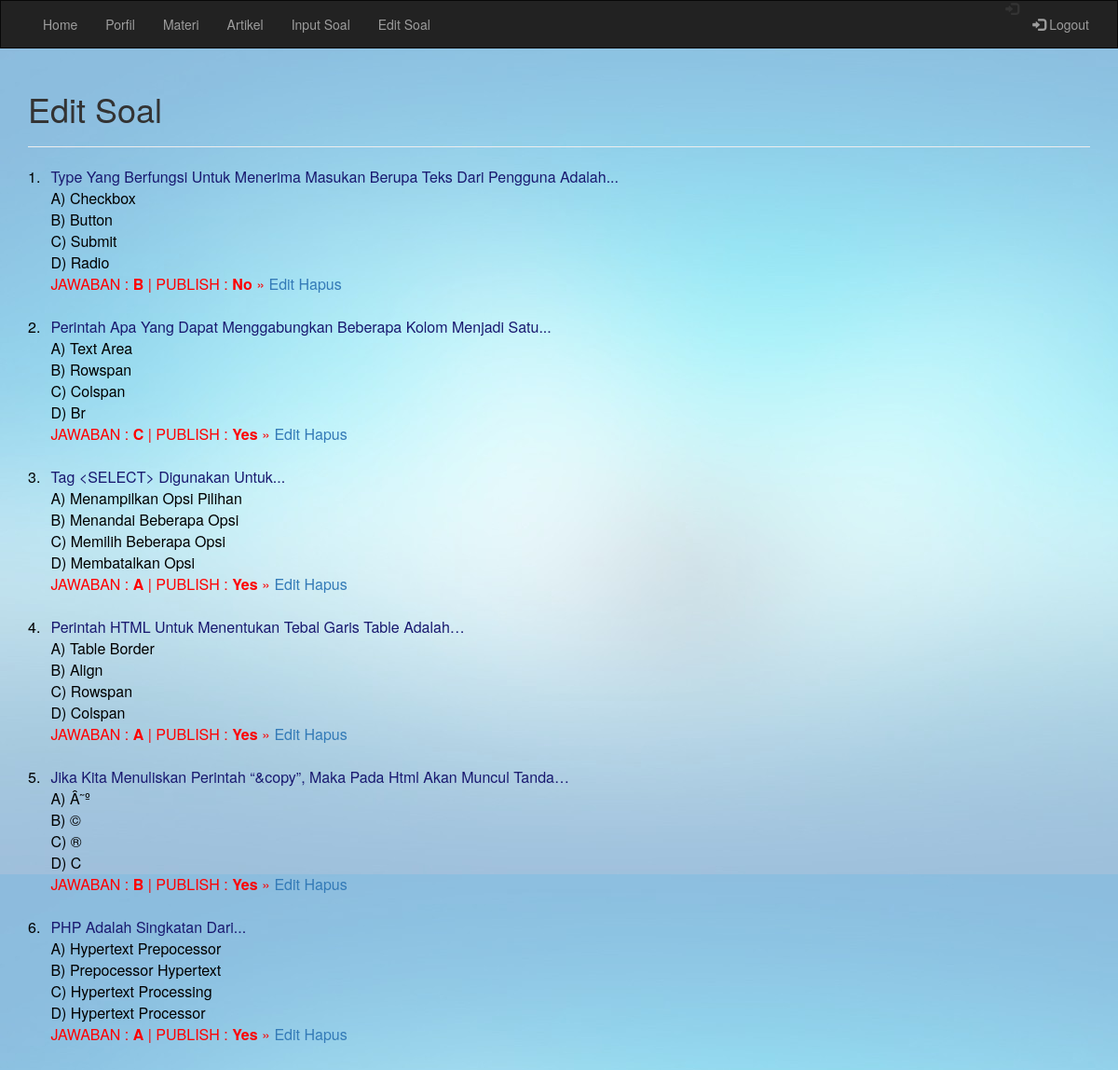
The page /input.php?page=view (signed in) on the database its author committed.
### tables this page shows
CREATE TABLE IF NOT EXISTS `tabel_soal` (
  `id_soal` int(4) NOT NULL,
  `pertanyaan` varchar(100) NOT NULL,
  `pilihan_a` varchar(100) NOT NULL,
  `pilihan_b` varchar(100) NOT NULL,
  `pilihan_c` varchar(100) NOT NULL,
  `pilihan_d` varchar(100) NOT NULL,
  `jawaban` varchar(100) NOT NULL,
  `publish` enum('yes','no') NOT NULL,
  `tipe` int(1) NOT NULL
);

### view.php (the view, shortened to what this page needs)
<div>
        <h1>Edit Soal</h1> <hr>
<?php
		include "koneksi.php";
		$query=("select * from tabel_soal order by tipe asc");
		$hasil = mysqli_query($kon, $query);
?>
		<table width="100%">
<?php
		$no=0;
		while($row=mysqli_fetch_array($hasil)){
?>
			<tr>
           		<td><font color="black"><?php echo $no=$no+1;?>.</font></td><td><font color="#191970"><?php echo $row['pertanyaan'];?></font></td>
            </tr>
            <tr>
           		<td></td><td><font color="black">A) <?php echo $row['pilihan_a'];?></font></td>
            </tr>
            <tr>
           		<td></td><td><font color="black">B) <?php echo $row['pilihan_b'];?></font></td>
            </tr>
            <tr>
           		<td></td><td><font color="black">C) <?php echo $row['pilihan_c'];?></font></td>
            </tr>
            <tr>
           		<td></td><td><font color="black">D) <?php echo $row['pilihan_d'];?></font></td>
            </tr>
            <tr>
           		<td></td><td><font color="red">JAWABAN : <b><?php echo $row['jawaban'];?></b> |  PUBLISH : <b><?php echo ucwords($row['publish']);?></b> &raquo;
                </font>
                <a href="?page=edit&id=<?php echo $row['id_soal']?>" title="Edit">Edit</a> <a href="?page=delete&id=<?php echo $row['id_soal']?>" title="Delete" onclick="return confirm('Apakah anda yakin akan menghapus pertanyaan ini ?')">Hapus</a>
                </td>
            </tr>
            <tr>
           		<td colspan="2"><br /></td>
            </tr>
		<?php
		}
		?>
        </table>
</div>

### input.php (style rules this page uses)
body { background-image:url(pict/bgblur.JPG); }

### rows shown on the page
tabel_soal: pertanyaan "Type Yang Berfungsi Untuk Menerima Masukan Berupa Teks Dari Pengguna Adalah...", pilihan_a "Checkbox", pilihan_b "Button", pilihan_c "Submit", pilihan_d "Radio", jawaban "B", publish "No"
tabel_soal: no "2", pertanyaan "Perintah Apa Yang Dapat Menggabungkan Beberapa Kolom Menjadi Satu...", pilihan_a "Text Area", pilihan_b "Rowspan", pilihan_c "Colspan", pilihan_d "Br", jawaban "C", publish "Yes"
tabel_soal: no "3", pertanyaan "Tag <SELECT> Digunakan Untuk...", pilihan_a "Menampilkan Opsi Pilihan", pilihan_b "Menandai Beberapa Opsi", pilihan_c "Memilih Beberapa Opsi", pilihan_d "Membatalkan Opsi", jawaban "A", publish "Yes"
tabel_soal: no "4", pertanyaan "Perintah HTML Untuk Menentukan Tebal Garis Table Adalah…", pilihan_a "Table Border", pilihan_b "Align", pilihan_c "Rowspan", pilihan_d "Colspan", jawaban "A", publish "Yes"
tabel_soal: no "5", pertanyaan "Jika Kita Menuliskan Perintah “&copy”, Maka Pada Html Akan Muncul Tanda…", pilihan_a "Â˜º", pilihan_b "©", pilihan_c "®", pilihan_d "C", jawaban "B", publish "Yes"
tabel_soal: no "6", pertanyaan "PHP Adalah Singkatan Dari...", pilihan_a "Hypertext Prepocessor", pilihan_b "Prepocessor Hypertext", pilihan_c "Hypertext Processing", pilihan_d "Hypertext Processor", jawaban "A", publish "Yes"
